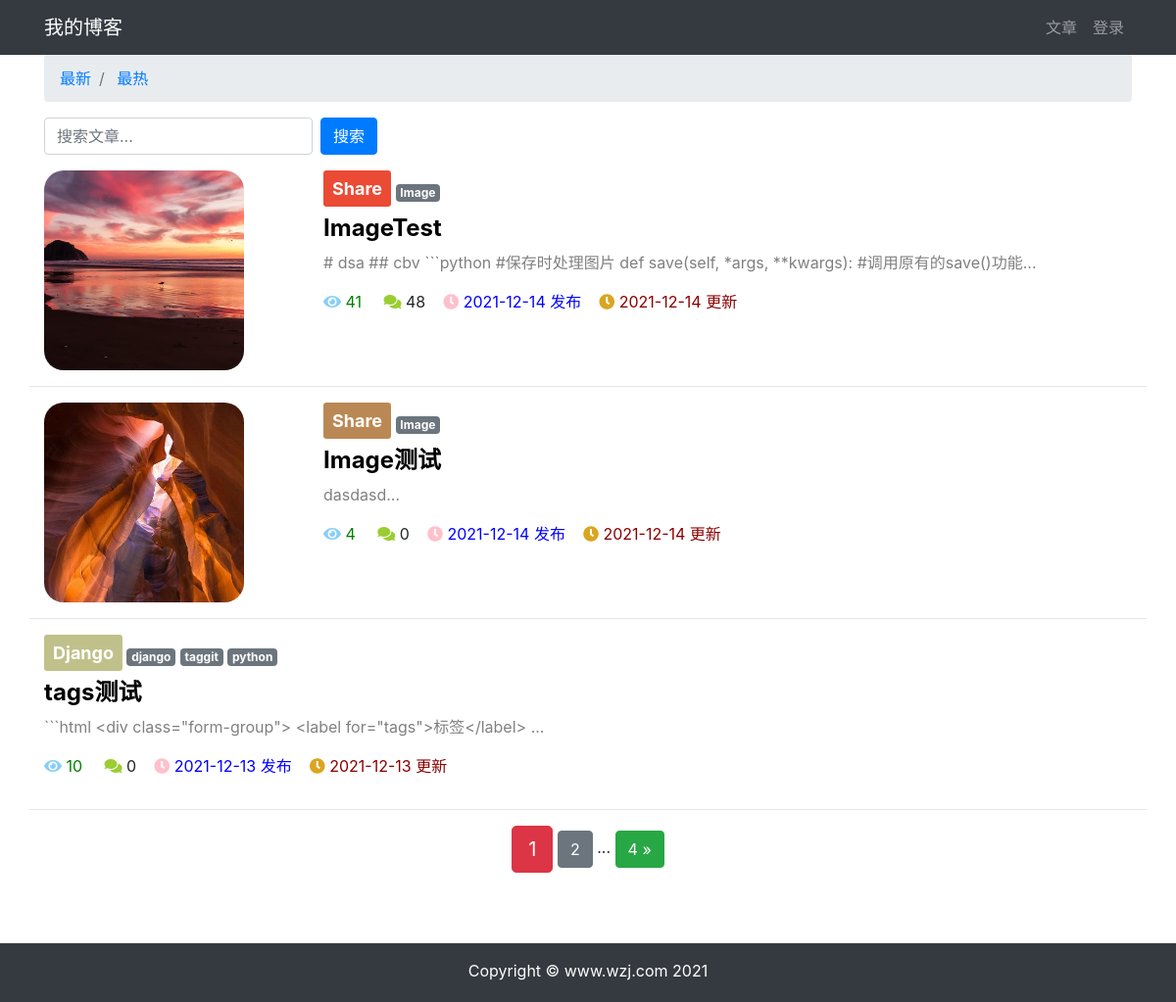
Page /article/article-list/ on the earlier database version.
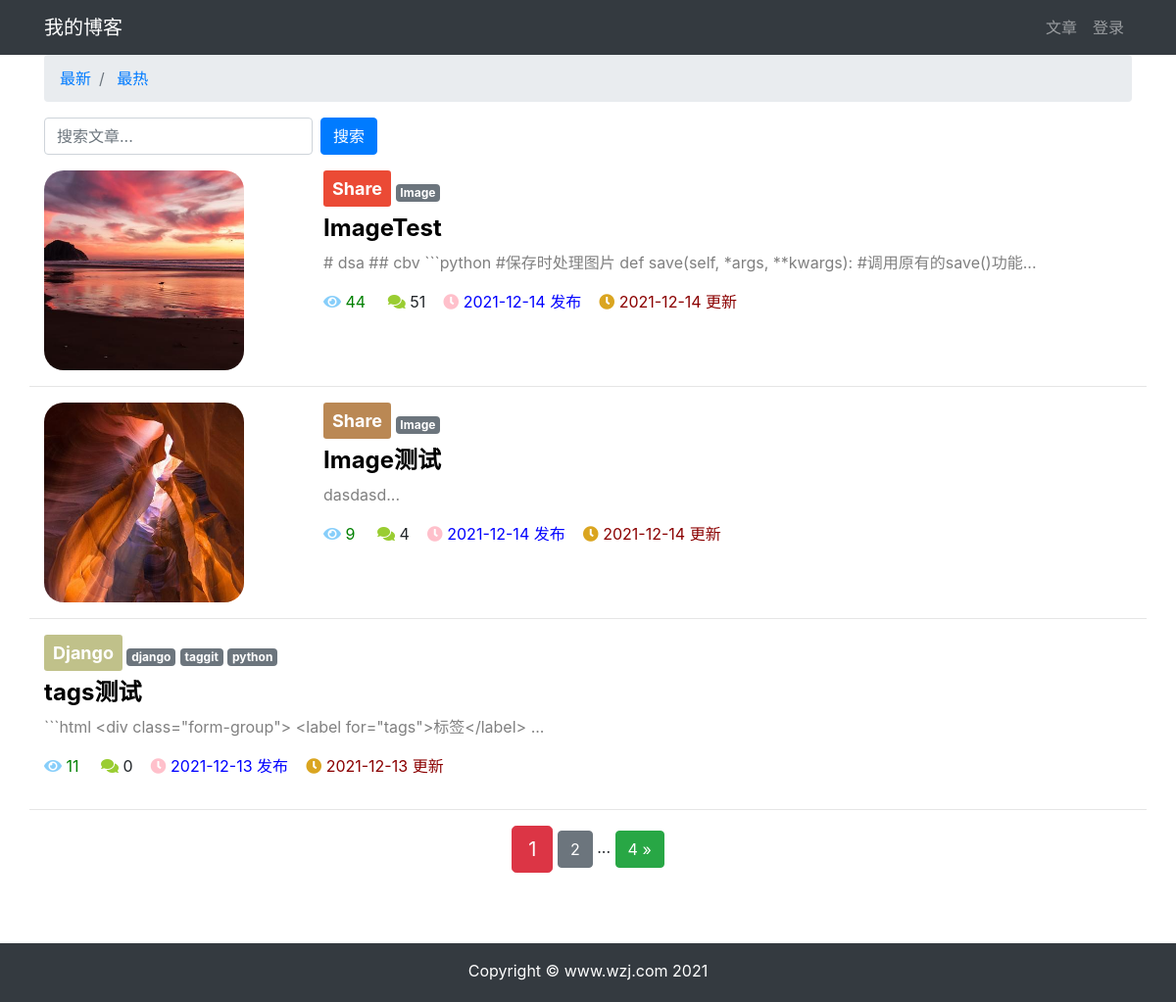
Same page on the later database version.
### article/models.py (models this page shows, shortened)
class ArticlePost(models.Model):
    column = models.ForeignKey(
        ArticleColumn,
        null=True,
        blank=True,
        on_delete=models.CASCADE,
        related_name='article',
    )
    avatar = models.ImageField(upload_to='article/%Y%m%d', blank=True)
    author = models.ForeignKey(User, on_delete=models.CASCADE)
    title = models.CharField(max_length=100)
    body = models.TextField()
    created = models.DateTimeField(default=timezone.now)
    updated = models.DateTimeField(auto_now=True)
    total_views = models.PositiveIntegerField(default=0)
    tags = TaggableManager(blank=True)
    class Meta:
        ordering = ('-created',)

class ArticleColumn(models.Model):
    title = models.CharField(max_length=100, blank=True)
    created = models.DateTimeField(default=timezone.now)
    def __str__(self) -> str:
        return self.title

### article/views.py (the view)
# urls.py: path('article-list/', views.article_list, name='article_list'),
def article_list(request):
    search = request.GET.get('search')
    order = request.GET.get('order')
    column = request.GET.get('column')
    tag = request.GET.get('tag')
    article_list = ArticlePost.objects.all()
    if search:
        article_list = article_list.filter(
            Q(title__icontains=search) |
            Q(body__icontains=search)
        )
    else:
        search = ''
    if column is not None and column.isdigit():
        article_list = article_list.filter(column=column)
    if tag and tag != 'None':
        article_list = article_list.filter(tags__name__in=[tag])
    if order == 'total_views':
        article_list = article_list.order_by('-total_views')
    paginator = Paginator(article_list, 3)
    page = request.GET.get('page')
    articles = paginator.get_page(page)
    context = {
            'articles': articles,
            'order': order,
            'search': search,
            'column': column,
            'tag': tag,
    }
    return render(request, 'article/list.html', context)

### templates/article/list.html (shortened to what this page needs)
{% extends "base.html" %}
{% load staticfiles %}
{% block content %}
<div class="container">
    <nav aria-label="breadcrumb">
        <ol class="breadcrumb">
            <li class="breadcrumb-item">
                <a href="{% url 'article:article_list' %}?search={{ search }}&column={{ column }}&tag={{ tag }}"
                >
                    最新
                </a>
            </li>
            <li class="breadcrumb-item">
                <a href="{% url 'article:article_list' %}?order=total_views&search={{ search }}&column={{ column }}&tag={{ tag }}"
                >
                    最热
                </a>
            </li>
        </ol>
    </nav>
    <div class="row">
        <div class="col-auto mr-auto">
            <form class="form-inline" >
                <input type="text"
                    class="form-control mb-2 mr-sm-2"
                    name="search"
                    placeholder="搜索文章..."
                    required
                >
                <button type="submit" class="btn btn-primary mb-2 mr-sm-2">搜索</button>
            </form>
        </div>
    </div>
    <div class="row mt-2">
        {% for article in articles %}
            {% if article.avatar %}
            <div class="col-3">
                <img src="{{ article.avatar.url }}"
                     alt="avatar"
                     style="max-width:80%; border-radius: 20px"
                >
            </div>
            {% endif %}
            <div class="col">
                {% if article.column %}
                    <a  role="button"
                        href="{% url 'article:article_list' %}?column={{ article.column.id }}"
                        class="btn btn-sm mb-2"
                        style="color: #ffffff;
                        font-size: large;
                        font-weight: bold;"
                    >
                        {{ article.column }}
                    </a>
                {% endif %}
                <span>
                    {% for tag in article.tags.all %}
                        <a href="{% url 'article:article_list' %}?tag={{ tag }}"
                        class="badge badge-secondary"
                        >
                            {{ tag }}
                        </a>
                    {% endfor %}
                </span>
                <h4>
                    <b>
                        <a href="{% url 'article:article_detail' article.id %}"
                        style="color: black;"
                        >
                            {{ article.title }}
                        </a>
                    </b>
                </h4>
                <div>
                    <p style="color: gray;">
                        {{ article.body|slice:'100' }}...
                    </p>
                </div>
                <p>
                    <span style="color: green;">
                        <i class="fas fa-eye" style="color: lightskyblue;"></i>
                        {{ article.total_views }} &nbsp;&nbsp;&nbsp;
                    </span>
                    <span>
                        <i class="fas fa-comments" style="color: yellowgreen;"></i>
                        {{ article.comments.count }}&nbsp;&nbsp;&nbsp;
                    </span>
                    <span style="color: blue;">
                        <i class="fas fa-clock" style="color: pink;"></i>
                        {{ article.created|date:'Y-m-d' }} 发布&nbsp;&nbsp;&nbsp;
                    </span>
                    <span style="color: darkred;">
                        <i class="fas fa-clock" style="color: goldenrod;"></i>
                        {{ article.updated|date:'Y-m-d' }} 更新
                    </span>
                </p>
            </div>
            <hr style="width: 100%;">
        {% endfor %}
    </div>
    <div class="pagination row">
        <div class="m-auto">
            <span class="step-links">
                <span class="current btn btn-danger btn-lg">
                    {{ articles.number }}
                </span>
                {% if articles.has_next %}
                    <a href="?page={{ articles.next_page_number }}&order={{ order }}&search={{ search }}&column={{ column }}&tag={{ tag }}"
                    class="btn btn-secondary"
                    >
                        {{ articles.next_page_number }}
                    </a>
                    <span>...</span>
                    <a href="?page={{ articles.paginator.num_pages }}&order={{ order }}&search={{ search }}&column={{ column }}&tag={{ tag }}"
                    class="btn btn-success"
                    >
                        {{ articles.paginator.num_pages }} &raquo;
                    </a>
                {% endif %}
            </span>
        </div>
    </div>
</div>
{% endblock content %}

### templates/base.html (shortened to what this page needs)
    使用 Django 3 学习的读者改为 {% load static %}
{% load staticfiles %}
<!DOCTYPE html>
<html lang="zh-cn">
<head>
    <link rel="stylesheet" href="{% static 'bootstrap/css/bootstrap.min.css' %}">
    <link rel="stylesheet" href="{% static 'md_css/monokai.css' %}">
    <link
      rel="stylesheet"
      href="https://cdn.jsdelivr.net/npm/@fortawesome/fontawesome-free@5.14.0/css/all.min.css"
    >
</head>
<body>
    {% include 'header.html' %}
    <div id="wrapper">
        {% block content %}{% endblock content %}
        <div id="push"></div>
    </div>
    {% include 'footer.html' %}
</body>
</html>

### templates/header.html (shortened to what this page needs)
{% load notifications_tags %}
{% notifications_unread as unread_count %}
<nav class="navbar navbar-expand-lg navbar-dark bg-dark">
    <div class="container">
      <a class="navbar-brand" href="#">我的博客</a>
      <div>
        <ul class="navbar-nav">
          <li class="nav-item">
            <a class="nav-link" href="{% url 'article:article_list' %}">文章</a>
          </li>
          {% if user.is_authenticated %}
            <li class="nav-item dropdown">
              <a class="nav-link dropdown-toggle" href="#" id="navbarDropdown" role="button" data-toggle="dropdown" aria-haspopup="true" aria-expanded="false">
              {% if unread_count %}
                  <svg viewBox="0 0 8 8"
                      width="8px"
                      height="8px">
                      <circle cx="4"
                              cy="4"
                              r="4"
                              fill="#ff6b6b"
                              ></circle>
                  </svg>
                  {% endif %}
                {{ user.username }}
              </a>
              <div class="dropdown-menu" aria-labelledby="navbarDropdown">
                <a class="dropdown-item" href="{% url "notice:list" %}">通知
                  {% if unread_count %}
                  <span class="badge badge-danger">{{ unread_count }}</span>
                  {% endif %}
                </a>
                <a class="dropdown-item" href="{% url 'article:article_create' %}">写文章</a>
                <a class="dropdown-item" href='{% url "userprofile:edit" user.id %}'>个人信息</a>
                <a class="dropdown-item" href="#" onclick="user_delete()">删除用户</a>
                <a class="dropdown-item" href="{% url 'userprofile:logout' %}">退出登录</a>
              </div>
          </li>
          {% else %}
          <li class="nav-item">
            <a class="nav-link" href="{% url 'userprofile:login' %}">登录</a>
        </li>
          {% endif %}
        </ul>
      </div>
    </div>
  </nav>

### templates/footer.html
{% load staticfiles %}
<div>
    <br><br><br>
</div>
<footer class="py-3 bg-dark" id="footer">
    <div class="container">
        <p class="m-0 text-center text-white">Copyright &copy; www.wzj.com 2021</p>
    </div>
</footer>

### templates/base.html (style rules this page uses)
html, body { height: 100%; margin: 0; }
#wrapper { min-height: 100%; margin-bottom: -60px; }
#footer, #push { height: 60px; }

Differences in the rows shown:
changed ArticlePost "ImageTest": total_views "41" → "44"; comments.count "48" → "51"
changed ArticlePost "Image测试": total_views "4" → "9"; comments.count "0" → "4"
changed ArticlePost "tags测试": total_views "10" → "11"
